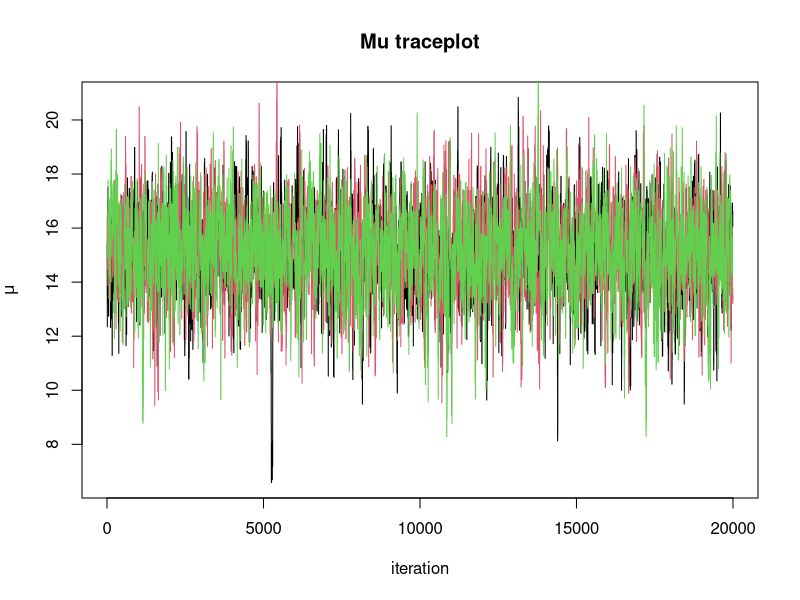
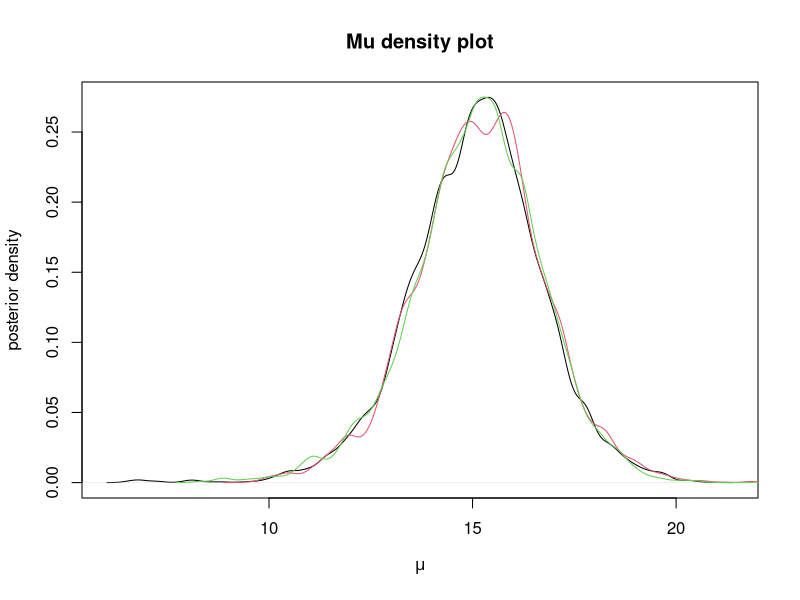
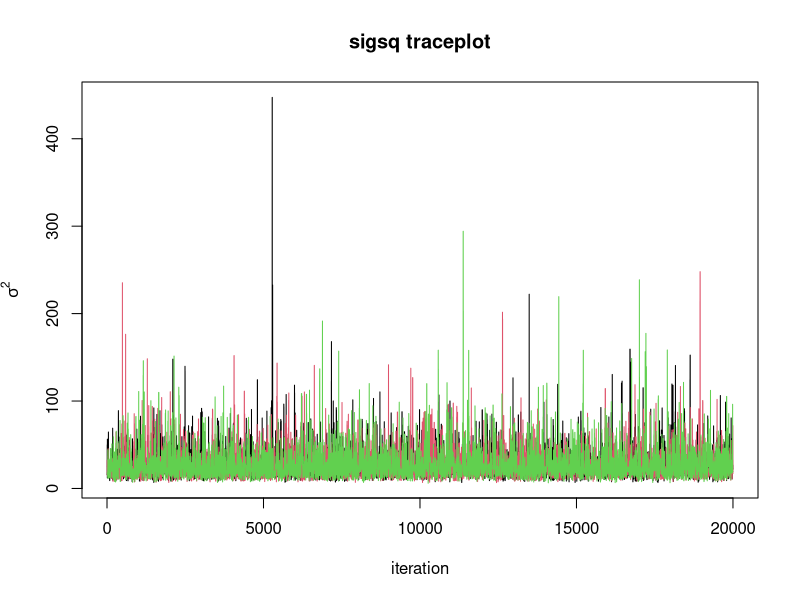
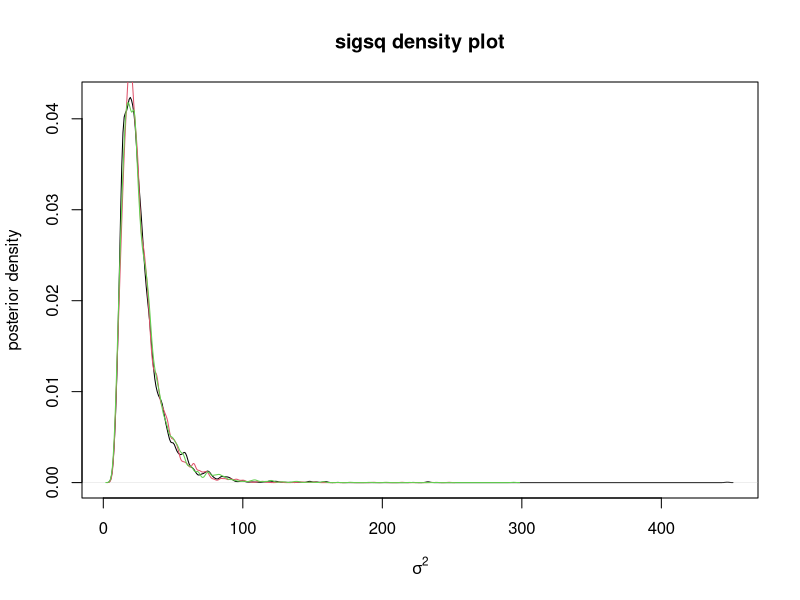
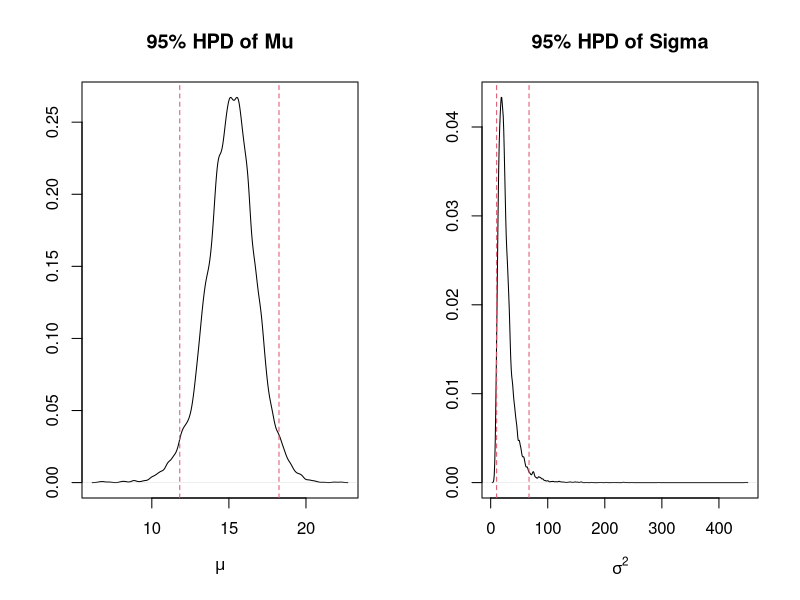
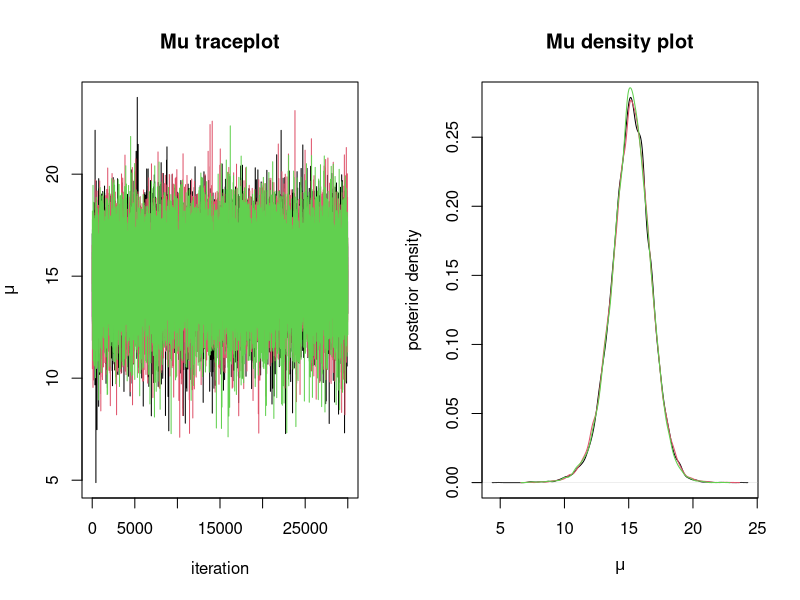
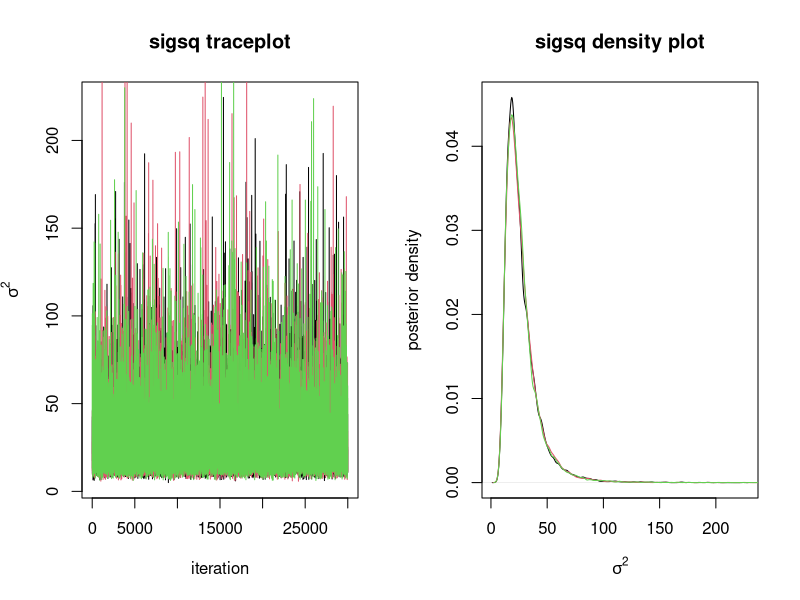
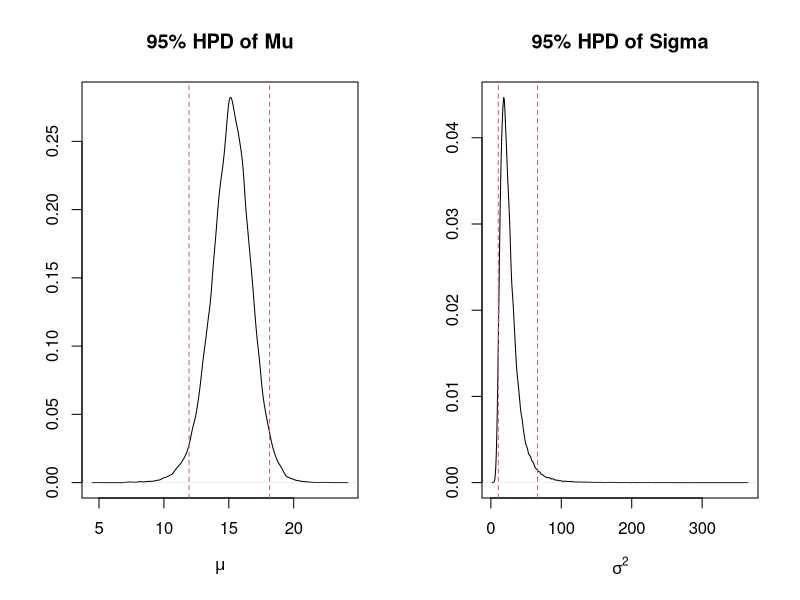

The R script that drew these images, in order:
## ---- chunk 1
knitr::opts_chunk$set(echo = TRUE, fig.align = "center", message=F, warning=F) 
## ---- chunk 2
mu0 <- 10; sigsq0 <- 25; a <- 0.5; b <- 1
x <- c(10, 13, 15, 11, 9, 18, 20, 17, 23, 21)
dataList = list(x=x, mu0=mu0, sigsq0=sigsq0, a=a, b=b)
## ---- chunk 3
post.normal_mu_sigsq = function(theta, dataList){
  # retrieve data from dataList #
  x = dataList$x
  mu0 = dataList$mu0
  sigsq0 = dataList$sigsq0
  a = dataList$a
  b = dataList$b
  
  mu = theta[1]; sigsq = theta[2]
  f = exp(-0.5*length(x)*log(sigsq)-0.5*sum((x-mu)^2)/sigsq 
          -0.5*(mu-mu0)^2/sigsq0-(a+1)*log(sigsq)-b/sigsq)
  return(f)
}
## ---- chunk 4
# Random Walk Metroplis Algorithm #
Metropolis_normal_mu_sigsq = function(nsim, nburn, delta, dataList, initsList){
  # initial values of mu and log.sigsq
  mu = initsList$mu
  log.sigsq = log(initsList$sigsq)
  theta.curr = c(mu, log.sigsq)
  p = length(theta.curr)

  # start itertations
  para.samples = matrix(0, nsim, p)
  for(iter in 1:(nsim+nburn)){
    z = rnorm(p, 0, 1)
    theta.prop = z*delta + theta.curr
    mu.curr = theta.curr[1]
    sigsq.curr = exp(theta.curr[2])

    mu.prop = theta.prop[1]
    sigsq.prop = exp(theta.prop[2])
    
    alpha = post.normal_mu_sigsq(c(mu.prop, sigsq.prop), dataList)/
      post.normal_mu_sigsq(c(mu.curr, sigsq.curr), dataList)*
      sigsq.prop/sigsq.curr
    
    if(runif(1) < alpha) {
      theta.next <- theta.prop
    }
    else{
      theta.next <- theta.curr
    }
    
    theta.curr = theta.next
    if(iter > nburn){
      para.samples[iter-nburn,] = c(theta.next[1], exp(theta.next[2]))
    }
  }
  # End iterations
  return(para.samples)
}
## ---- chunk 5
nChains = 3
nsim = 20000; nburn = 5000;
p = 2 # number of parameters
mcmc.samples = array(0, dim = c(nsim, p, nChains)) # array to samve ssamples
delta=1.5
## ---- chunk 6
inits.random = function(x){
  resampledX = sample(x, replace = T)
  muInit = mean(resampledX)
  sigsqInit = var(resampledX)
  return(list(mu=muInit, sigsq=sigsqInit))
}
## ---- chunk 7
for(ich in 1:nChains){
  initsList = inits.random(x)
  mcmc.samples[,,ich] = Metropolis_normal_mu_sigsq(nsim, nburn, delta, dataList, initsList)
}
## ---- chunk 8
mu.samples = mcmc.samples[,1,]
sigsq.samples = mcmc.samples[,2,]

plot(mu.samples[,1], type = 'l', xlab = 'iteration', ylab = quote(mu), main='Mu traceplot')
lines(mu.samples[,2], col=2)
lines(mu.samples[,3], col=3)

plot(density(mu.samples[,1]), xlab = quote(mu), ylab='posterior density', main='Mu density plot')
lines(density(mu.samples[,2]), col=2)
lines(density(mu.samples[,3]), col=3)

plot(sigsq.samples[,1], type = 'l', xlab = 'iteration', ylab = quote(sigma^2), main = 'sigsq traceplot')
lines(sigsq.samples[,2], col=2)
lines(sigsq.samples[,3], col=3)

plot(density(sigsq.samples[,1]), xlab = quote(sigma^2), ylab='posterior density', main='sigsq density plot')
lines(density(sigsq.samples[,2]), col=2)
lines(density(sigsq.samples[,3]), col=3)
## ---- chunk 9
library(coda)
samples.1 = mcmc(mcmc.samples[,,1])
samples.2 = mcmc(mcmc.samples[,,2])
samples.3 = mcmc(mcmc.samples[,,3])

codaSamples = mcmc.list(list(samples.1, samples.2, samples.3))
gelman = gelman.diag(codaSamples)
gelman
## ---- chunk 10
Metro.draws = mcmc(mcmc.samples[,,1])
accept.rate = 1-rejectionRate(Metro.draws)
accept.rate
## ---- chunk 11
mcmc.samples.combined = rbind(mcmc.samples[,,1], mcmc.samples[,,2], mcmc.samples[,,3])
para.hat = apply(mcmc.samples.combined, 2, mean)
HPD = apply(mcmc.samples.combined, 2, function(x) quantile(x, c(0.025,0.975)))

# 95% HPD 사후밀도함수 구간
par(mfrow=c(1,2))

plot(density(mcmc.samples.combined[,1]), xlab=quote(mu), ylab='', main='95% HPD of Mu')
abline(v=HPD[,1], lty=2, col=2)

plot(density(mcmc.samples.combined[,2]), xlab=quote(sigma^2), ylab='', main='95% HPD of Sigma')
abline(v=HPD[,2], lty=2, col=2)
## ---- chunk 12
mu0 <- 10; sigsq0 <- 25; a <- 0.5; b <- 1
x <- c(10, 13, 15, 11, 9, 18, 20, 17, 23, 21)
dataList = list(x=x, mu0=mu0, sigsq0=sigsq0, a=a, b=b)
## ---- chunk 13
post.normal_mu_sigsq = function(theta, dataList){
  # retrieve data from dataList #
  x = dataList$x
  mu0 = dataList$mu0
  sigsq0 = dataList$sigsq0
  a = dataList$a
  b = dataList$b
  
  mu = theta[1]; sigsq = theta[2]
  f = exp(-0.5*length(x)*log(sigsq)-0.5*sum((x-mu)^2)/sigsq 
          -0.5*(mu-mu0)^2/sigsq0-(a+1)*log(sigsq)-b/sigsq)
  return(f)
}
## ---- chunk 14
# Random Walk Metroplis Algorithm #
Metropolis_normal_mu_sigsq_thin = function(nsim, nburn, nthin, delta, dataList, initsList){
  # initial values of mu and log.sigsq
  mu = initsList$mu
  log.sigsq = log(initsList$sigsq)
  theta.curr = c(mu, log.sigsq)
  p = length(theta.curr)

  # start itertations
  para.samples = matrix(0, nsim, p)
  for(iter in 1:(nsim*nthin+nburn)){
    z = rnorm(p, 0, 1)
    theta.prop = z*delta + theta.curr
    mu.curr = theta.curr[1]
    sigsq.curr = exp(theta.curr[2])

    mu.prop = theta.prop[1]
    sigsq.prop = exp(theta.prop[2])
    
    alpha = post.normal_mu_sigsq(c(mu.prop, sigsq.prop), dataList)/
      post.normal_mu_sigsq(c(mu.curr, sigsq.curr), dataList)*
      sigsq.prop/sigsq.curr
    
    if(runif(1) < alpha) {
      theta.next <- theta.prop
    }
    else{
      theta.next <- theta.curr
    }
    
    theta.curr = theta.next
    if(iter > nburn){
      if(iter%%nthin==0){
        para.samples[(iter-nburn)/nthin,] = c(theta.next[1], exp(theta.next[2]))
      }
    }
  }
  # End iterations
  return(para.samples)
}
## ---- chunk 15
nChains = 3
nsim = 30000; nburn = 5000; # 20000, 5000
p = 2 # number of parameters
mcmc.samples = array(0, dim = c(nsim, p, nChains)) # array to samve ssamples
delta=3.5
## ---- chunk 16
inits.random = function(x){
  resampledX = sample(x, replace = T)
  muInit = mean(resampledX)
  sigsqInit = var(resampledX)
  return(list(mu=muInit, sigsq=sigsqInit))
}
## ---- chunk 17
for(ich in 1:nChains){
  initsList = inits.random(x)
  mcmc.samples[,,ich] = Metropolis_normal_mu_sigsq_thin(nsim, nburn, nthin=10, delta, dataList, initsList)
}
## ---- chunk 18
mu.samples = mcmc.samples[,1,]
sigsq.samples = mcmc.samples[,2,]

par(mfrow=c(1,2))
plot(mu.samples[,1], type = 'l', xlab = 'iteration', ylab = quote(mu), main='Mu traceplot')
lines(mu.samples[,2], col=2)
lines(mu.samples[,3], col=3)

plot(density(mu.samples[,1]), xlab = quote(mu), ylab='posterior density', main='Mu density plot')
lines(density(mu.samples[,2]), col=2)
lines(density(mu.samples[,3]), col=3)

par(mfrow=c(1,2))
plot(sigsq.samples[,1], type = 'l', xlab = 'iteration', ylab = quote(sigma^2), main = 'sigsq traceplot')
lines(sigsq.samples[,2], col=2)
lines(sigsq.samples[,3], col=3)

plot(density(sigsq.samples[,1]), xlab = quote(sigma^2), ylab='posterior density', main='sigsq density plot')
lines(density(sigsq.samples[,2]), col=2)
lines(density(sigsq.samples[,3]), col=3)
## ---- chunk 19
library(coda)
samples.1 = mcmc(mcmc.samples[,,1])
samples.2 = mcmc(mcmc.samples[,,2])
samples.3 = mcmc(mcmc.samples[,,3])

codaSamples = mcmc.list(list(samples.1, samples.2, samples.3))
gelman = gelman.diag(codaSamples)
gelman
## ---- chunk 20
Metro.draws = mcmc(mcmc.samples[,,1])
accept.rate = 1-rejectionRate(Metro.draws)
accept.rate
## ---- chunk 21
mcmc.samples.combined = rbind(mcmc.samples[,,1], mcmc.samples[,,2], mcmc.samples[,,3])
para.hat = apply(mcmc.samples.combined, 2, mean)
HPD = apply(mcmc.samples.combined, 2, function(x) quantile(x, c(0.025,0.975)))

# 95% HPD 사후밀도함수 구간
par(mfrow=c(1,2))

plot(density(mcmc.samples.combined[,1]), xlab=quote(mu), ylab='', main='95% HPD of Mu')
abline(v=HPD[,1], lty=2, col=2)

plot(density(mcmc.samples.combined[,2]), xlab=quote(sigma^2), ylab='', main='95% HPD of Sigma')
abline(v=HPD[,2], lty=2, col=2)
